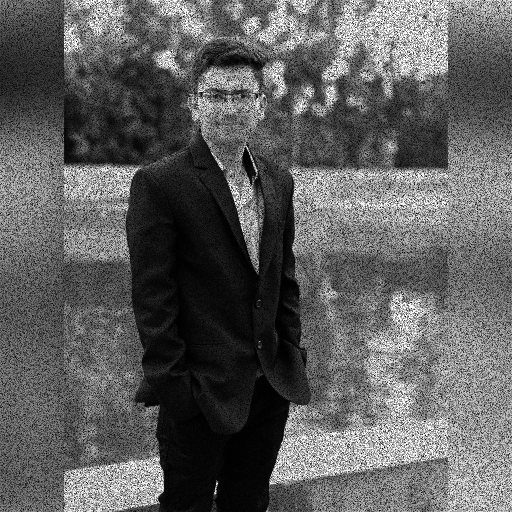
%> input picture Image_Processing/Lab7 & 8/pepper_with_0.3p.jpg, 1024 x 1024 px (shown at 1/2 size)
$ octave Task1.m   (GNU Octave 9; MATLAB toolbox functions it lacks are replaced by stand-ins)
%> lines starting %> are read from the running program, lines starting %| are printed output that depends on the picture
%> further down, r1 is the input picture: size 1024x1024 uint8; min 0, max 255, mean 94.9
### Image_Processing/Lab7 & 8/my_homomorphic_filter.m
function s = my_homomorphic_filter(r,d0,N)
%> called with d0 = 1, N = 5
  log_img = log(0.001+im2double(r));
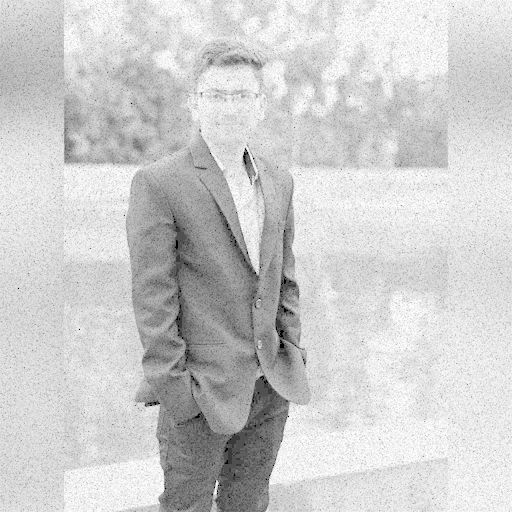
%> log_img: size 512x512 double; min -6.91, max 0.001, mean -1.34; drawn with min black and max white
  high_pass_img  = my_butter_worth_filter(log_img,d0,N);
  s = exp(high_pass_img);
endfunction

### Image_Processing/Lab7 & 8/my_butter_worth_filter.m
function s = my_butter_worth_filter(r,d0,N)
%> called with d0 = 1, N = 5
  [m,n]=size(r);
%> m = 512; n = 512
   p=2*m;
%> p = 1024
   q=2*n;
%> q = 1024
   pad=zeros(p,q);
   pad(1:m,1:n)=im2double(r);

  for i=1:p
    for j=1:q
      pad(i,j)=pad(i,j)*(-1)^(i-1+j-1);
    endfor
  endfor
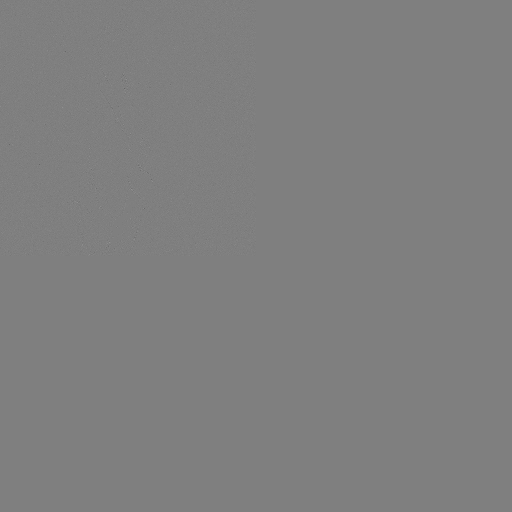
%> pad: size 1024x1024 double (shown at 1/2 size); min -6.91, max 6.91, mean -0.000151; drawn with min black and max white

  fta = fft2(pad);
  filt = zeros(p,q);

  for i=1:p
    for j=1:q
      d=sqrt((i-p/2)^2+(j-q/2)^2);
      denominator = 1+((d0/d)^(2*N));
      filt(i,j) = 1/denominator;
    endfor
  endfor

  g=fta.*filt;

  sg = real(ifft2(g));
  for i=1:p
    for j=1:q
      t(i,j)=sg(i,j)*(-1)^(i-1+j-1);
    endfor
  endfor
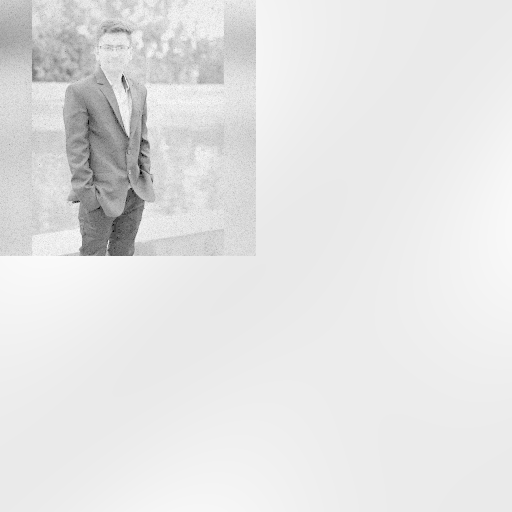
%> t: size 1024x1024 double (shown at 1/2 size); min -6.81, max 0.431, mean -0.326; drawn with min black and max white

  s=t(1:m,1:n);
endfunction

### Image_Processing/Lab7 & 8/Task1.m
pkg load image;

r1 = imread("pepper_with_0.3p.jpg");
r1 = imresize(r1,[512,512]);
subplot(1,2,1);
imshow(r1);
title("Original Image");

s1 = my_homomorphic_filter(r1,1,5);
%> in my_homomorphic_filter, `s = exp(high_pass_img);`:
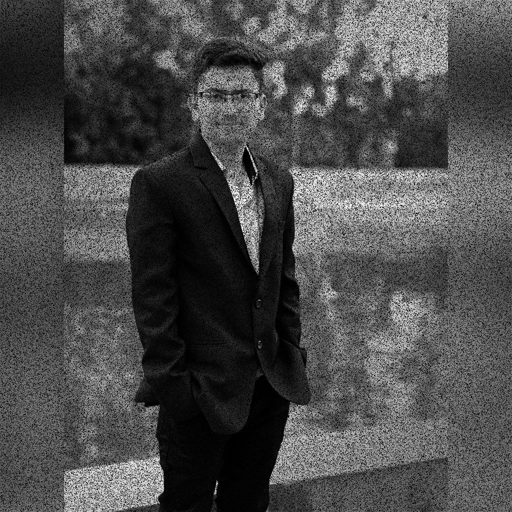
%> s: size 512x512 double; min 0.0011, max 1.54, mean 0.459; drawn with min black and max white
subplot(1,2,2);
imshow(s1);
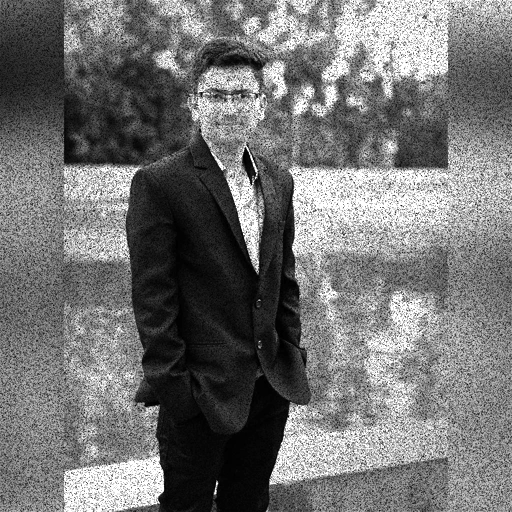
%> displayed picture: size 512x512, on the screen's scale of 0 to 255; min 0, max 255, mean 115.5
title("Filtered Image");

figure;

r2 = imread("salt_with_0.5p.jpg");
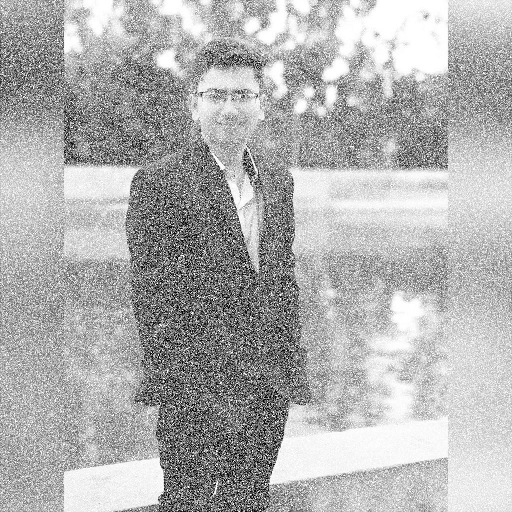
%> input picture Image_Processing/Lab7 & 8/salt_with_0.5p.jpg, 1024 x 1024 px (shown at 1/2 size)
%> r2 is the input picture: size 1024x1024 uint8; min 0, max 255, mean 176.1
r2 = imresize(r2,[512,512]);
%> r2: size 512x512 uint8
subplot(1,2,1);
imshow(r2);
title("Original Image");

s2 = my_homomorphic_filter(r2,1,5);
%> call 2 of my_butter_worth_filter, with d0 = 1, N = 5
%> in my_butter_worth_filter (call 2), `pad(1:m,1:n)=im2double(r);`:
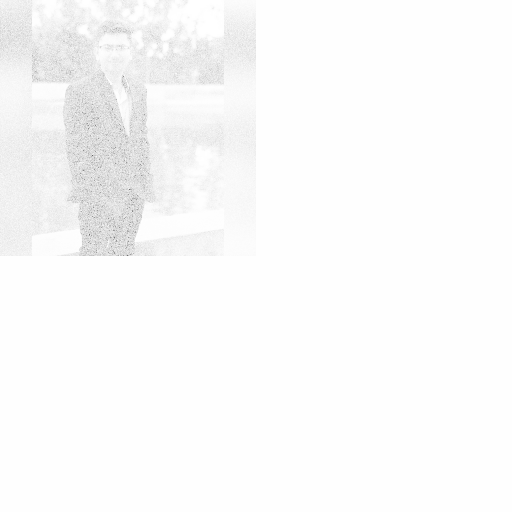
%> pad: size 1024x1024 double (shown at 1/2 size); min -6.91, max 0.001, mean -0.109; drawn with min black and max white
%> (the run ends here)
